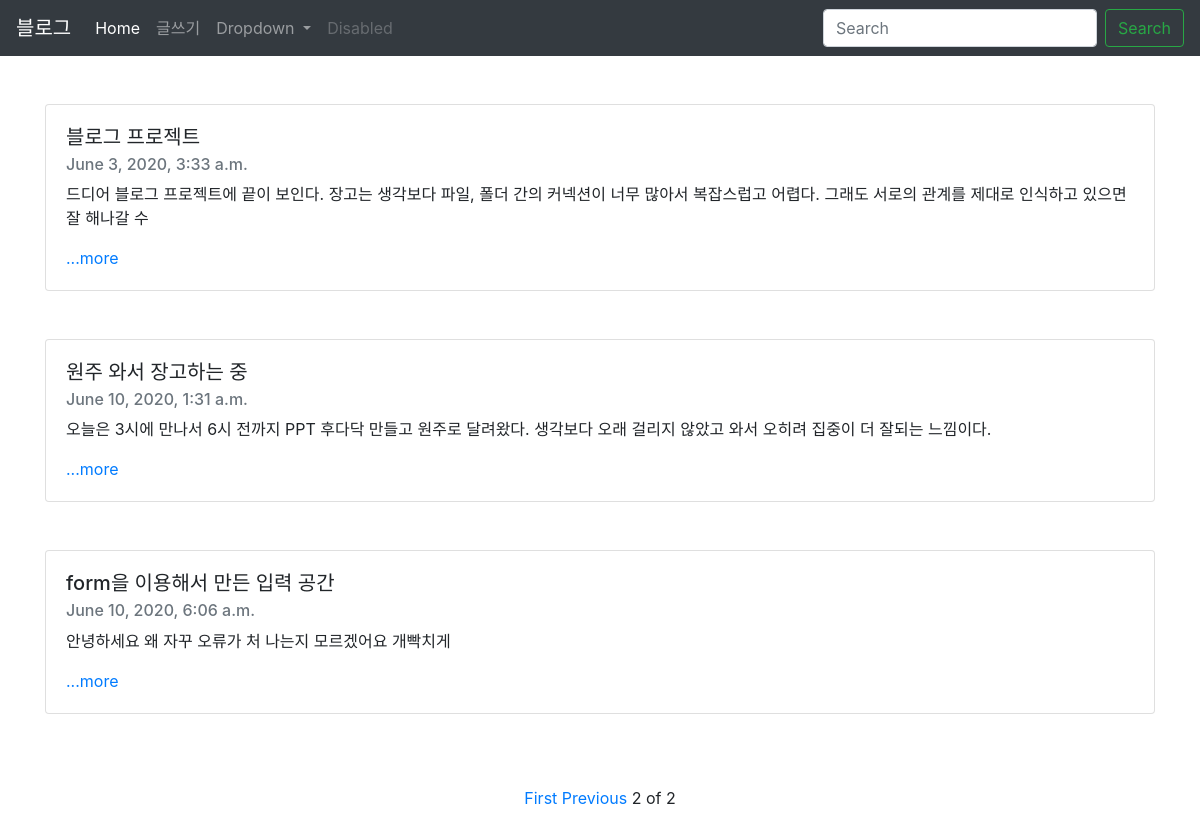
Screenshot of /?page=2 with the database file from the repository.
### blog/models.py (models this page shows, shortened)
class Blog(models.Model):
    title=models.CharField(max_length=200)
    pub_date=models.DateTimeField('date published')
    body=models.TextField()
    def summary(self):
        return self.body[:100]

### blog/views.py (the view)
# urls.py: 2. Add a URL to urlpatterns:  path('', views.home, name='home')
def home(request):
    blogs=Blog.objects #쿼리셋
    blog_list = Blog.objects.all()
    paginator = Paginator(blog_list,3)
    page = request.GET.get('page')
    posts = paginator.get_page(page)
    return render(request, 'home.html', { 'blogs':blogs, 'posts':posts })

### blog/templates/home.html (shortened to what this page needs)
{%extends 'base.html'%}
{%block contents%}
<body>
  {% for blog in posts %}
    <div class="container">
    <br><br>
    <div class="card">
            <div class="card-body">
              <h5 class="card-title">{{blog.title}}</h5>
              <h6 class="card-subtitle mb-2 text-muted">{{blog.pub_date}}</h6>
              <p class="card-text">{{blog.summary}}</p>
              <a href="{% url 'detail' blog.id %}" class="card-link">...more</a>
            </div>
          </div>
    </div>
    {%endfor%}
    <br><br><br>
    <div class="container">
        <div style="text-align:center">
        {% if posts.has_previous %}
        <a href="?page=1" >First</a>
        <a href="?page={{posts.previous_page_number}}">Previous</a>
        {%endif%}
        <span>{{posts.number}}</span>
        <span>of</span>
        <span>{{posts.paginator.num_pages}}</span>
        </div>
    </div>
    <br><br><br><br>
</body>
{%endblock%}

### rows the page displays
Blog: title "블로그 프로젝트", pub_date "June 3, 2020, 3:33 a.m.", summary "드디어 블로그 프로젝트에 끝이 보인다. 장고는 생각보다 파일, 폴더 간의 커넥션이 너무 많아서 복잡스럽고 어렵다. 그래도 서로의 관계를 제대로 인식하고 있으면 잘 해나갈 수"
Blog: title "원주 와서 장고하는 중", pub_date "June 10, 2020, 1:31 a.m.", summary "오늘은 3시에 만나서 6시 전까지 PPT 후다닥 만들고 원주로 달려왔다. 생각보다 오래 걸리지 않았고 와서 오히려 집중이 더 잘되는 느낌이다."
Blog: title "form을 이용해서 만든 입력 공간", pub_date "June 10, 2020, 6:06 a.m.", summary "안녕하세요 왜 자꾸 오류가 처 나는지 모르겠어요 개빡치게"

### other values shown
{{ posts.number }} "2"
{{ posts.paginator.num_pages }} "2"
